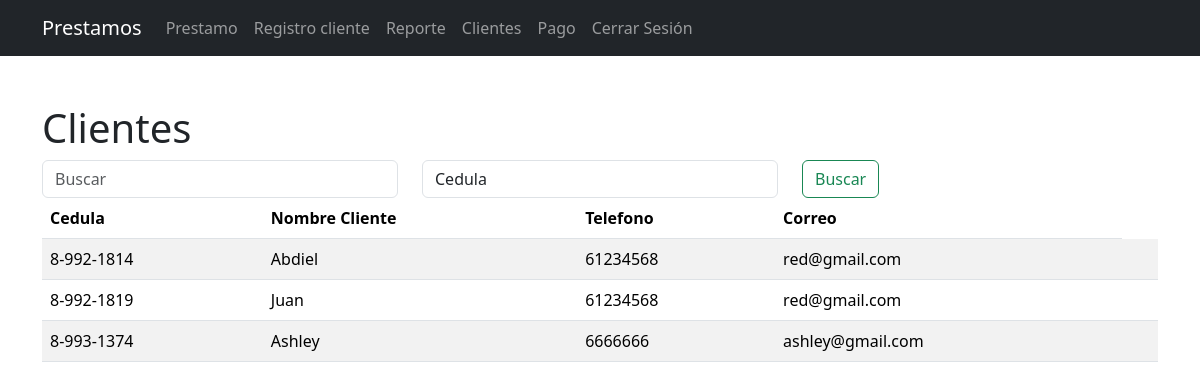
The page /cliente.php (signed in) on the database its author committed.
### tables this page shows
CREATE TABLE `cliente` (
  `id_cedula` varchar(15) NOT NULL,
  `nombre` varchar(255) DEFAULT NULL,
  `telefono` varchar(15) DEFAULT NULL,
  `correo` varchar(255) DEFAULT NULL
);

### class/modelo.php (called while the page is built, shortened)
<?php
class modeloCredencialesBD{
    public function __construct()
    {
        $this->_db=new mysqli(DB_HOST, DB_USER, DB_PASS ,DB_NAME);
    }
}
?>

### crud/buscador_cli.php (called while the page is built)
<?php
require_once('class/functions.php');
$obj_funciones = new funciones();
if ($_SERVER["REQUEST_METHOD"] == "POST") {
    $search = $_POST['search'];
    $search_field = $_POST['search_field'];
    $allowed_fields = ['id_cedula', 'nombre_cliente'];
    if (!in_array($search_field, $allowed_fields)) {
        header("Location: ../error.php");
        exit();
    }
    $clientes = $obj_funciones->buscar_todo("cliente",$search, $search_field);
} else {
    $clientes = $obj_funciones->obtener_todo("clientes");
}
?>

### class/functions.php (called while the page is built, shortened)
<?php
require_once('modelo.php');
class funciones extends modeloCredencialesBD{
    public function obtener_todo($cadena) {
        $query = "CALL sp_" . "$cadena";
        $consulta = $this->_db->query($query);
        if ($consulta) {
            $resultado = $consulta->fetch_all(MYSQLI_ASSOC);
            return $resultado;
        } else {
                    return array();
        }
    }
}
?>

### cliente.php (the view, shortened to what this page needs)
<?php
require_once('class/navbar.php');
require_once('crud/buscador_cli.php');
?>
<div class="container mt-5">
    <h1 class="mt-5">Clientes</h1>
    <form action="<?php echo $_SERVER['PHP_SELF']; ?>" method="post" class="form-inline my-2 my-lg-0">
        <div class="row">
            <div class="col">
                <input class="form-control" type="search" placeholder="Buscar" aria-label="Search" name="search">
            </div>
            <div class="col">
                <select class="form-control" name="search_field">
                    <option value="id_cedula">Cedula</option>
                </select>
            </div>
            <div class="col">
                <button class="btn btn-outline-success" type="submit">Buscar</button>
            </div>
        </div>
    </form>
    <table class="table table-striped">
        <thead>
            <tr>
                <th>Cedula</th>
                <th>Nombre Cliente</th>
                <th>Telefono</th>
                <th>Correo</th>
            </tr>
        </thead>
        <tbody>
            <?php
            foreach ($clientes as $clientes) {
                echo "<tr>";
                echo "<td>{$clientes['id_cedula']}</td>";
                echo "<td>{$clientes['nombre']}</td>";
                echo "<td>{$clientes['telefono']}</td>";
                echo "<td>{$clientes['correo']}</td>";
                echo "<td>";
                echo "</td>";
                echo "</tr>";
            }
            ?>
        </tbody>
    </table>
</div>
</body>
</html>

### rows shown on the page
cliente: id_cedula "8-992-1814", nombre "Abdiel", telefono "61234568", correo "red@gmail.com"
cliente: id_cedula "8-992-1819", nombre "Juan", telefono "61234568", correo "red@gmail.com"
cliente: id_cedula "8-993-1374", nombre "Ashley", telefono "6666666", correo "ashley@gmail.com"
